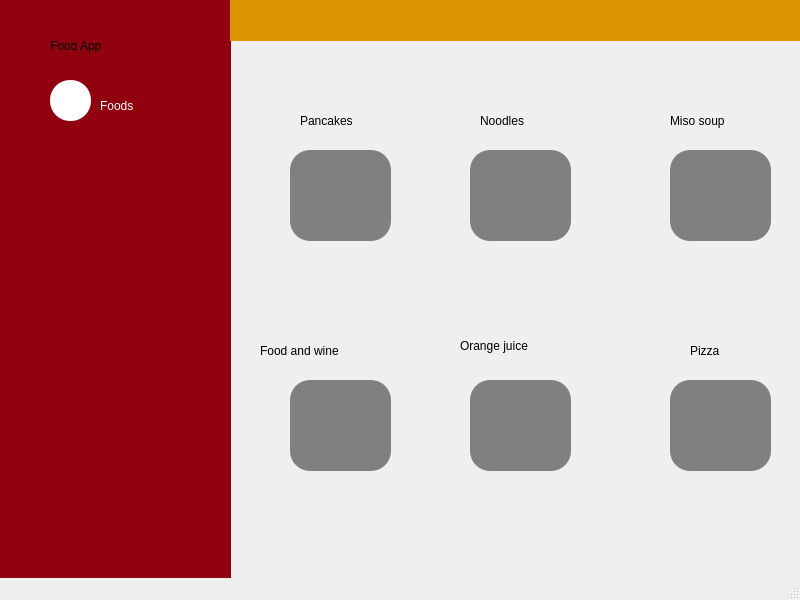
<?xml version="1.0" encoding="UTF-8"?>
<ui version="4.0">
 <class>MainWindow</class>
 <widget class="QMainWindow" name="MainWindow">
  <property name="geometry">
   <rect>
    <x>0</x>
    <y>0</y>
    <width>800</width>
    <height>600</height>
   </rect>
  </property>
  <property name="windowTitle">
   <string>MainWindow</string>
  </property>
  <widget class="QWidget" name="widget">
   <widget class="QStackedWidget" name="stackedWidget">
    <property name="geometry">
     <rect>
      <x>230</x>
      <y>0</y>
      <width>571</width>
      <height>561</height>
     </rect>
    </property>
    <property name="currentIndex">
     <number>0</number>
    </property>
    <widget class="QWidget" name="page">
     <widget class="QLabel" name="label_4">
      <property name="geometry">
       <rect>
        <x>-10</x>
        <y>0</y>
        <width>611</width>
        <height>41</height>
       </rect>
      </property>
      <property name="styleSheet">
       <string notr="true">background-color: rgb(220, 147, 0)</string>
      </property>
      <property name="text">
       <string/>
      </property>
     </widget>
     <widget class="QPushButton" name="pancakesbutton">
      <property name="geometry">
       <rect>
        <x>60</x>
        <y>150</y>
        <width>101</width>
        <height>91</height>
       </rect>
      </property>
      <property name="styleSheet">
       <string notr="true">background-color: gray;
border-radius: 20px</string>
      </property>
      <property name="text">
       <string/>
      </property>
      <property name="icon">
       <iconset>
        <normaloff>../../../../Downloads/icons8-pancake-stack-96.png</normaloff>../../../../Downloads/icons8-pancake-stack-96.png</iconset>
      </property>
      <property name="iconSize">
       <size>
        <width>64</width>
        <height>64</height>
       </size>
      </property>
     </widget>
     <widget class="QPushButton" name="pushButton_3">
      <property name="geometry">
       <rect>
        <x>240</x>
        <y>380</y>
        <width>101</width>
        <height>91</height>
       </rect>
      </property>
      <property name="styleSheet">
       <string notr="true">background-color: gray;
border-radius: 20px</string>
      </property>
      <property name="text">
       <string/>
      </property>
      <property name="icon">
       <iconset>
        <normaloff>../../../../Downloads/icons8-carton-of-orange-juice-96.png</normaloff>../../../../Downloads/icons8-carton-of-orange-juice-96.png</iconset>
      </property>
      <property name="iconSize">
       <size>
        <width>64</width>
        <height>64</height>
       </size>
      </property>
     </widget>
     <widget class="QPushButton" name="pushButton_4">
      <property name="geometry">
       <rect>
        <x>440</x>
        <y>150</y>
        <width>101</width>
        <height>91</height>
       </rect>
      </property>
      <property name="styleSheet">
       <string notr="true">background-color: gray;
border-radius: 20px</string>
      </property>
      <property name="text">
       <string/>
      </property>
      <property name="icon">
       <iconset>
        <normaloff>../../../../Downloads/icons8-miso-soup-96.png</normaloff>../../../../Downloads/icons8-miso-soup-96.png</iconset>
      </property>
      <property name="iconSize">
       <size>
        <width>64</width>
        <height>64</height>
       </size>
      </property>
     </widget>
     <widget class="QPushButton" name="pushButton_5">
      <property name="geometry">
       <rect>
        <x>240</x>
        <y>150</y>
        <width>101</width>
        <height>91</height>
       </rect>
      </property>
      <property name="styleSheet">
       <string notr="true">background-color: gray;
border-radius: 20px</string>
      </property>
      <property name="text">
       <string/>
      </property>
      <property name="icon">
       <iconset>
        <normaloff>../../../../Downloads/icons8-noodles-96.png</normaloff>../../../../Downloads/icons8-noodles-96.png</iconset>
      </property>
      <property name="iconSize">
       <size>
        <width>64</width>
        <height>64</height>
       </size>
      </property>
     </widget>
     <widget class="QPushButton" name="pushButton_6">
      <property name="geometry">
       <rect>
        <x>440</x>
        <y>380</y>
        <width>101</width>
        <height>91</height>
       </rect>
      </property>
      <property name="styleSheet">
       <string notr="true">background-color: gray;
border-radius: 20px</string>
      </property>
      <property name="text">
       <string/>
      </property>
      <property name="icon">
       <iconset>
        <normaloff>../../../../Downloads/icons8-quesadilla-96.png</normaloff>../../../../Downloads/icons8-quesadilla-96.png</iconset>
      </property>
      <property name="iconSize">
       <size>
        <width>64</width>
        <height>64</height>
       </size>
      </property>
     </widget>
     <widget class="QPushButton" name="pushButton_7">
      <property name="geometry">
       <rect>
        <x>60</x>
        <y>380</y>
        <width>101</width>
        <height>91</height>
       </rect>
      </property>
      <property name="styleSheet">
       <string notr="true">background-color: gray;
border-radius: 20px</string>
      </property>
      <property name="text">
       <string/>
      </property>
      <property name="icon">
       <iconset>
        <normaloff>../../../../Downloads/icons8-food-and-wine-96.png</normaloff>../../../../Downloads/icons8-food-and-wine-96.png</iconset>
      </property>
      <property name="iconSize">
       <size>
        <width>64</width>
        <height>64</height>
       </size>
      </property>
     </widget>
     <widget class="QLabel" name="label_5">
      <property name="geometry">
       <rect>
        <x>70</x>
        <y>110</y>
        <width>91</width>
        <height>21</height>
       </rect>
      </property>
      <property name="styleSheet">
       <string notr="true">font: 14pt &quot;Segoe Print&quot;;
color: black;</string>
      </property>
      <property name="text">
       <string>Pancakes</string>
      </property>
     </widget>
     <widget class="QLabel" name="label_6">
      <property name="geometry">
       <rect>
        <x>250</x>
        <y>110</y>
        <width>91</width>
        <height>21</height>
       </rect>
      </property>
      <property name="styleSheet">
       <string notr="true">font: 14pt &quot;Segoe Print&quot;;
color: black;</string>
      </property>
      <property name="text">
       <string>Noodles</string>
      </property>
     </widget>
     <widget class="QLabel" name="label_7">
      <property name="geometry">
       <rect>
        <x>440</x>
        <y>110</y>
        <width>101</width>
        <height>21</height>
       </rect>
      </property>
      <property name="styleSheet">
       <string notr="true">font: 14pt &quot;Segoe Print&quot;;
color: black;</string>
      </property>
      <property name="text">
       <string>Miso soup</string>
      </property>
     </widget>
     <widget class="QLabel" name="label_8">
      <property name="geometry">
       <rect>
        <x>230</x>
        <y>330</y>
        <width>131</width>
        <height>31</height>
       </rect>
      </property>
      <property name="styleSheet">
       <string notr="true">font: 14pt &quot;Segoe Print&quot;;
color: black;</string>
      </property>
      <property name="text">
       <string>Orange juice</string>
      </property>
     </widget>
     <widget class="QLabel" name="label_9">
      <property name="geometry">
       <rect>
        <x>460</x>
        <y>340</y>
        <width>91</width>
        <height>21</height>
       </rect>
      </property>
      <property name="styleSheet">
       <string notr="true">font: 14pt &quot;Segoe Print&quot;;
color: black;</string>
      </property>
      <property name="text">
       <string>Pizza</string>
      </property>
     </widget>
     <widget class="QLabel" name="label_10">
      <property name="geometry">
       <rect>
        <x>30</x>
        <y>340</y>
        <width>151</width>
        <height>21</height>
       </rect>
      </property>
      <property name="styleSheet">
       <string notr="true">font: 14pt &quot;Segoe Print&quot;;
color: black;</string>
      </property>
      <property name="text">
       <string>Food and wine</string>
      </property>
     </widget>
    </widget>
    <widget class="QWidget" name="page_2"/>
   </widget>
   <widget class="QLabel" name="label">
    <property name="geometry">
     <rect>
      <x>0</x>
      <y>-20</y>
      <width>231</width>
      <height>611</height>
     </rect>
    </property>
    <property name="styleSheet">
     <string notr="true">background-color: rgb(144, 0, 14)</string>
    </property>
    <property name="text">
     <string/>
    </property>
   </widget>
   <widget class="QPushButton" name="pushButton">
    <property name="geometry">
     <rect>
      <x>50</x>
      <y>80</y>
      <width>41</width>
      <height>41</height>
     </rect>
    </property>
    <property name="autoFillBackground">
     <bool>false</bool>
    </property>
    <property name="styleSheet">
     <string notr="true">background-color: white;
  border-radius: 20px; </string>
    </property>
    <property name="text">
     <string/>
    </property>
    <property name="icon">
     <iconset>
      <normaloff>../../../../Downloads/utensils-solid.svg</normaloff>../../../../Downloads/utensils-solid.svg</iconset>
    </property>
   </widget>
   <widget class="QLabel" name="label_2">
    <property name="geometry">
     <rect>
      <x>50</x>
      <y>20</y>
      <width>121</width>
      <height>51</height>
     </rect>
    </property>
    <property name="styleSheet">
     <string notr="true">font: 20pt &quot;Segoe UI Variable&quot;;</string>
    </property>
    <property name="text">
     <string>Food App</string>
    </property>
   </widget>
   <widget class="QLabel" name="label_3">
    <property name="geometry">
     <rect>
      <x>100</x>
      <y>90</y>
      <width>61</width>
      <height>31</height>
     </rect>
    </property>
    <property name="styleSheet">
     <string notr="true">font: 15pt &quot;Segoe Print&quot;;
color: white</string>
    </property>
    <property name="text">
     <string>Foods</string>
    </property>
   </widget>
   <zorder>label</zorder>
   <zorder>stackedWidget</zorder>
   <zorder>pushButton</zorder>
   <zorder>label_2</zorder>
   <zorder>label_3</zorder>
  </widget>
  <widget class="QMenuBar" name="menubar">
   <property name="geometry">
    <rect>
     <x>0</x>
     <y>0</y>
     <width>800</width>
     <height>21</height>
    </rect>
   </property>
  </widget>
  <widget class="QStatusBar" name="statusbar"/>
 </widget>
 <resources/>
 <connections/>
</ui>
